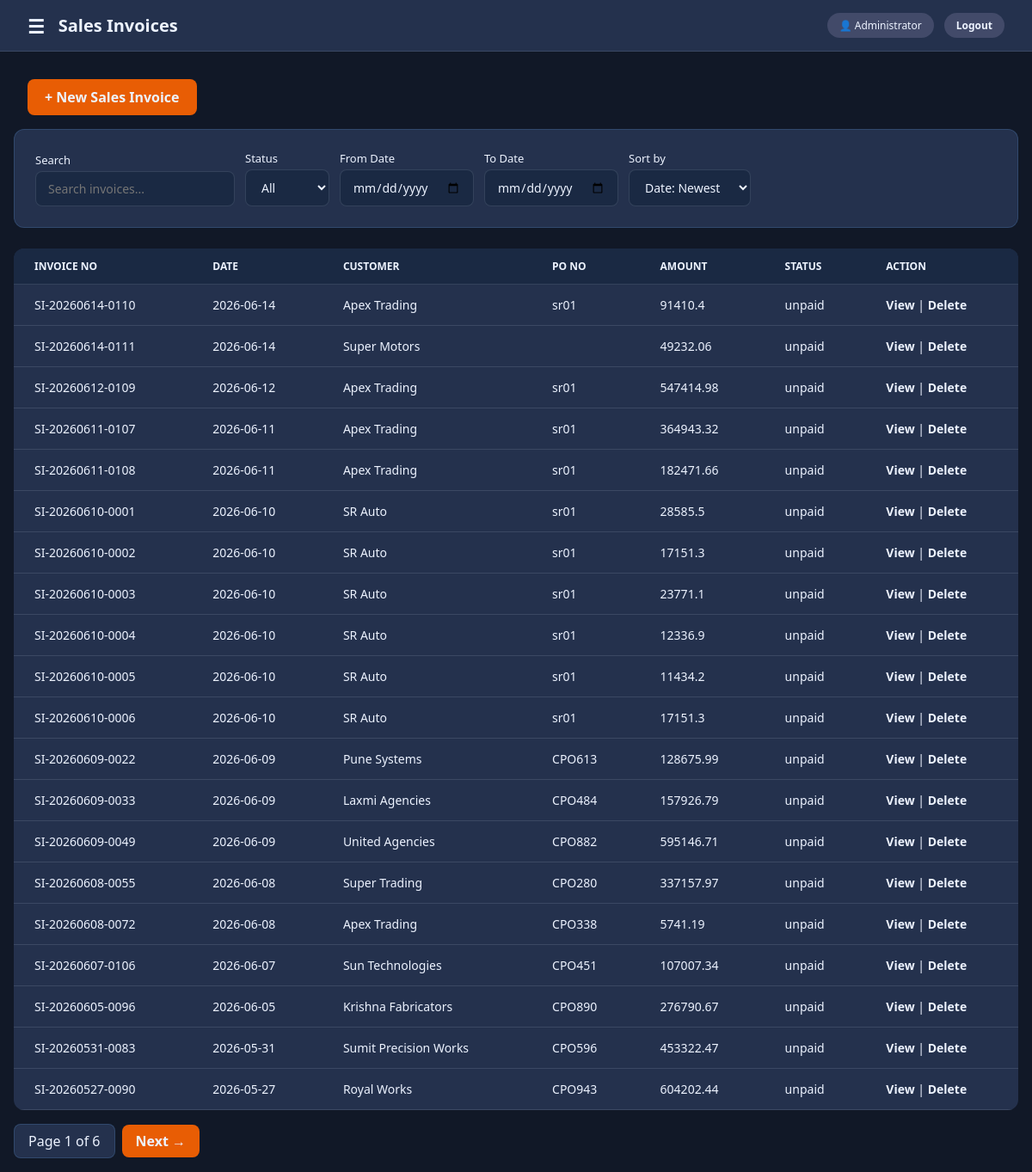
The page /sales-invoices (signed in) on the database its author committed.
### tables this page shows
CREATE TABLE sales_invoices (
        id INTEGER PRIMARY KEY AUTOINCREMENT,
        invoice_no TEXT NOT NULL UNIQUE,
        invoice_date DATE NOT NULL,
        customer_id INTEGER NOT NULL,
        transporter_id INTEGER,
        po_no TEXT,
        po_date DATE,
        cr_days INTEGER DEFAULT 0,
        due_date DATE,
        remarks TEXT,
        status TEXT DEFAULT 'unpaid',
        total_amount REAL DEFAULT 0,
        created_at DATETIME DEFAULT CURRENT_TIMESTAMP,
        FOREIGN KEY (customer_id) REFERENCES customers(id),
        FOREIGN KEY (transporter_id) REFERENCES transporters(id)
        );

CREATE TABLE customers (
        id INTEGER PRIMARY KEY AUTOINCREMENT,
        name TEXT NOT NULL,
        phone TEXT,
        email TEXT,
        address TEXT,
        city TEXT,
        state TEXT,
        gst_number TEXT,
        created_at DATETIME DEFAULT CURRENT_TIMESTAMP
        );

### modules/sales.py (the view)
@sales.route("/sales-invoices")
def sales_invoices_list():
    page = request.args.get("page",1,type=int)
    search = request.args.get("search", "")
    status_filter = request.args.get("status", "")
    from_date = request.args.get("from_date", "")
    to_date = request.args.get("to_date", "")
    sort_by = request.args.get("sort", "date_desc")
    per_page = 20
    offset = (page-1) * per_page
    conn = get_connection()
    cursor = conn.cursor()
    search_term = "%" + search + "%"
    where = """ WHERE (sales_invoices.invoice_no LIKE ? OR customers.name LIKE ? OR sales_invoices.po_no LIKE ?)"""
    params = [search_term, search_term, search_term]
    if status_filter:
        where += " AND sales_invoices.status = ?"
        params.append(status_filter)
    if from_date:
        where += " AND sales_invoices.invoice_date >= ?"
        params.append(from_date)
    if to_date:
        where += " AND sales_invoices.invoice_date <= ?"
        params.append(to_date)
    sort_options = {
        "date_desc": "sales_invoices.invoice_date DESC",
        "date_asc": "sales_invoices.invoice_date ASC",
        "amount_desc": "sales_invoices.total_amount DESC",
        "amount_asc": "sales_invoices.total_amount ASC"
    }
    order_by = sort_options.get(sort_by, "sales_invoices.invoice_date DESC")
    cursor.execute("""
        SELECT sales_invoices.*,
               customers.name as customer_name
        FROM sales_invoices
        LEFT JOIN customers ON sales_invoices.customer_id = customers.id
    """ + where + " ORDER BY " + order_by + " LIMIT ? OFFSET ?", params + [per_page, offset])
    invoices = cursor.fetchall()
    cursor.execute("""
        SELECT COUNT(*)
        FROM sales_invoices
        LEFT JOIN customers ON sales_invoices.customer_id = customers.id
    """ + where, params)
    total = cursor.fetchone()[0]
    total_pages = (total + per_page - 1) // per_page
    conn.close()
    return render_template("sales/sales_invoices.html", invoices=invoices, page=page, total_pages=total_pages, search=search, status_filter=status_filter, from_date=from_date, to_date=to_date, sort_by=sort_by)

### database.py (called while the page is built)
def get_connection():
    conn = sqlite3.connect(DATABASE)
    conn.row_factory = sqlite3.Row
    return conn

### modules/auth.py (called while the page is built)
def require_system(system_name):
    def check():
        if not session.get("user_id"):
            return redirect(url_for("auth.login", system=system_name, next=request.path))
        if session.get("system") != system_name:
            flash("That section belongs to a different login.", "danger")
            return redirect(url_for("auth.login", system=system_name))
    return check

### modules/delivery.py (called while the page is built, shortened)
@delivery.app_context_processor
def inject_delivery_notifications():
    user_id = session.get("user_id")
    if session.get("system") != "delivery" or not user_id:
        return {"delivery_unread_count": 0}

### modules/projects.py (called while the page is built)
@projects.app_context_processor
def inject_sidebar_projects():
    user_id = session.get("user_id")
    if not user_id:
        return {"sidebar_projects": []}
    conn = get_connection()
    cursor = conn.cursor()
    cursor.execute(
        """SELECT id, name FROM projects
           WHERE (? = 1 OR created_by = ? OR EXISTS (
               SELECT 1 FROM project_user_shares
               WHERE project_user_shares.project_id = projects.id
                 AND project_user_shares.user_id = ?
           ))
           ORDER BY name COLLATE NOCASE, id""",
        (int(session.get("role") == "admin"), user_id, user_id),
    )
    sidebar_projects = cursor.fetchall()
    conn.close()
    return {"sidebar_projects": sidebar_projects}

### templates/sales/sales_invoices.html (shortened to what this page needs)
{% extends "base.html" %}
{% block page_title %}Sales Invoices{% endblock %}
{% block content %}
<a href="/sales-invoices/add" style="background: #e85d04; color: white; padding: 10px 20px; border-radius: 8px; text-decoration: none; font-weight: 600; display: inline-block; margin: 16px;">+ New Sales Invoice</a>
<form method="GET" action="/sales-invoices" style="display:flex; gap:12px; flex-wrap:wrap; align-items:end; margin-bottom:16px;" id="searchForm">
    <div style="display:flex; flex-direction:column; gap:4px;">
        <label style="font-size:13px; color:#6b6b6b;">Search</label>
        <input type="text" name="search" value="{{ search }}" placeholder="Search invoices..." style="padding: 10px 14px;" id="searchBox" autocomplete="off" autofocus>
    </div>
    <div style="display:flex; flex-direction:column; gap:4px;">
        <label style="font-size:13px; color:#6b6b6b;">Status</label>
        <select name="status" onchange="this.form.submit()">
            <option value="">All</option>
        </select>
    </div>
    <div style="display:flex; flex-direction:column; gap:4px;">
        <label style="font-size:13px; color:#6b6b6b;">From Date</label>
        <input type="date" name="from_date" value="{{ from_date }}" onchange="this.form.submit()">
    </div>
    <div style="display:flex; flex-direction:column; gap:4px;">
        <label style="font-size:13px; color:#6b6b6b;">To Date</label>
        <input type="date" name="to_date" value="{{ to_date }}" onchange="this.form.submit()">
    </div>
    <div style="display:flex; flex-direction:column; gap:4px;">
        <label style="font-size:13px; color:#6b6b6b;">Sort by</label>
        <select name="sort" onchange="this.form.submit()">
            <option value="date_desc" {% if sort_by == "date_desc" %}selected{% endif %}>Date: Newest</option>
        </select>
    </div>
</form>
<table>
    <thead>
        <tr>
            <th>Invoice No</th>
            <th>Date</th>
            <th>Customer</th>
            <th>PO No</th>
            <th>Amount</th>
            <th>Status</th>
            <th>Action</th>
        </tr>
    </thead>
    <tbody>
        {% for invoice in invoices %}
        <tr>
            <td>{{ invoice.invoice_no }}</td>
            <td>{{ invoice.invoice_date }}</td>
            <td>{{ invoice.customer_name }}</td>
            <td>{{ invoice.po_no }}</td>
            <td>{{ invoice.total_amount }}</td>
            <td>{{ invoice.status }}</td>
            <td>
                <a href="/sales-invoices/view/{{ invoice.id }}">View</a> |
                <a href="/sales-invoices/delete/{{ invoice.id }}">Delete</a>
            </td>
        </tr>
        {% endfor %}
    </tbody>
</table>
<div style="display: flex; gap: 8px; margin-top: 16px; align-items: center;">
    <span style="padding: 8px 16px; background: white; border-radius: 8px; border: 1px solid #e0ddd8;">
        Page {{ page }} of {{ total_pages }}
    </span>
    {% if page < total_pages %}
    <a href="/sales-invoices?page={{ page + 1 }}&search={{ search }}&status={{ status_filter }}&from_date={{ from_date}}&to_date={{ to_date }}&sort={{ sort_by }}" style="background: #e85d04; color: white; padding: 8px 16px; border-radius: 8px; text-decoration: none;">Next →</a>
    {% endif %}
</div>
{% endblock %}

### templates/base.html (style rules this page uses)
:root { --theme-primary: #3E445C; --theme-secondary: #424A69; --theme-tertiary: #4A628A; --theme-accent: #5890CB; --theme-surface: #f5f3ef; --theme-surface-strong: #edf3fb; --theme-card: #ffffff; --theme-border: rgba(62, 68, 92, 0.15); --theme-text: #1a1a1a; --theme-text-soft: #6b6b6b; --theme-white: #ffffff; --theme-hover: rgba(88, 144, 203, 0.08); }
body[data-theme="dark"] { --theme-primary: #3E445C; --theme-secondary: #424A69; --theme-tertiary: #4A628A; --theme-accent: #5890CB; --theme-surface: #111827; --theme-surface-strong: #1a2943; --theme-card: #24314d; --theme-border: rgba(148, 163, 184, 0.2); --theme-text: #edf3ff; --theme-text-soft: #d7e4ff; --theme-white: #24314d; --theme-hover: rgba(88, 144, 203, 0.18); }
body[data-theme="dark"] .page-title, body[data-theme="dark"] .stat-label, body[data-theme="dark"] .stat-value, body[data-theme="dark"] .accordion-title, body[data-theme="dark"] .accordion-sub, body[data-theme="dark"] .accordion-metric, body[data-theme="dark"] .accordion-chevron, body[data-theme="dark"] .tab-btn, body[data-theme="dark"] .tab-btn:not(.active), body[data-theme="dark"] .user-badge, body[data-theme="dark"] td, body[data-theme="dark"] th, body[data-theme="dark"] label, body[data-theme="dark"] .nav-label, body[data-theme="dark"] .logo-sub { color: #edf3ff !important; }
body[data-theme="dark"] .stat-card, body[data-theme="dark"] .accordion-item, body[data-theme="dark"] .tab-bar, body[data-theme="dark"] form, body[data-theme="dark"] table, body[data-theme="dark"] .sidebar-theme-toggle, body[data-theme="dark"] [style*="background: white"], body[data-theme="dark"] [style*="background: #fff"], body[data-theme="dark"] [style*="background:#fff"], body[data-theme="dark"] [style*="background: #ffffff"] { background: var(--theme-card) !important; border-color: rgba(88, 144, 203, 0.25) !important; color: #edf3ff !important; }
body[data-theme="dark"] a { color: #edf3ff !important; }
* { margin: 0; padding: 0; box-sizing: border-box; font-family: 'segoe UI', sans-serif; }
body { display: flex; background: var(--theme-surface); min-height: 100vh; color: var(--theme-text); }
table { width: 100%; border-collapse: collapse; background: var(--theme-card); border-radius: 12px; overflow: hidden; margin-top: 24px; }
thead th, th { background: var(--theme-surface-strong); padding: 12px 24px; text-align: left; font-size: 12px; font-weight: 600; color: var(--theme-text-soft); text-transform: uppercase; border-bottom: 1px solid var(--theme-border); }
tbody tr, tr { border-bottom: 1px solid var(--theme-border); }
td { padding: 14px 24px; font-size: 14px; color: var(--theme-text); }
form { background: var(--theme-card); padding: 24px; border-radius: 12px; border: 1px solid var(--theme-border); margin-bottom: 24px; display: flex; gap: 12px; flex-wrap: wrap; align-items: flex-end; }
input, select { background: var(--theme-surface-strong); border: 1.5px solid var(--theme-border); border-radius: 8px; padding: 10px 14px; font-size: 14px; outline: none; color: var(--theme-text); }
a { color: var(--theme-tertiary); text-decoration: none; font-weight: 600; }

### rows shown on the page
sales_invoices: invoice_no "SI-20260614-0110", invoice_date "2026-06-14", customer_name "Apex Trading", po_no "sr01", total_amount "91410.4", status "unpaid"
sales_invoices: invoice_no "SI-20260614-0111", invoice_date "2026-06-14", customer_name "Super Motors", total_amount "49232.06", status "unpaid"
sales_invoices: invoice_no "SI-20260612-0109", invoice_date "2026-06-12", customer_name "Apex Trading", po_no "sr01", total_amount "547414.98", status "unpaid"
sales_invoices: invoice_no "SI-20260611-0107", invoice_date "2026-06-11", customer_name "Apex Trading", po_no "sr01", total_amount "364943.32", status "unpaid"
sales_invoices: invoice_no "SI-20260611-0108", invoice_date "2026-06-11", customer_name "Apex Trading", po_no "sr01", total_amount "182471.66", status "unpaid"
sales_invoices: invoice_no "SI-20260610-0001", invoice_date "2026-06-10", customer_name "SR Auto", po_no "sr01", total_amount "28585.5", status "unpaid"
sales_invoices: invoice_no "SI-20260610-0002", invoice_date "2026-06-10", customer_name "SR Auto", po_no "sr01", total_amount "17151.3", status "unpaid"
sales_invoices: invoice_no "SI-20260610-0003", invoice_date "2026-06-10", customer_name "SR Auto", po_no "sr01", total_amount "23771.1", status "unpaid"
sales_invoices: invoice_no "SI-20260610-0004", invoice_date "2026-06-10", customer_name "SR Auto", po_no "sr01", total_amount "12336.9", status "unpaid"
sales_invoices: invoice_no "SI-20260610-0005", invoice_date "2026-06-10", customer_name "SR Auto", po_no "sr01", total_amount "11434.2", status "unpaid"
sales_invoices: invoice_no "SI-20260610-0006", invoice_date "2026-06-10", customer_name "SR Auto", po_no "sr01", total_amount "17151.3", status "unpaid"
sales_invoices: invoice_no "SI-20260609-0022", invoice_date "2026-06-09", customer_name "Pune Systems", po_no "CPO613", total_amount "128675.99", status "unpaid"
sales_invoices: invoice_no "SI-20260609-0033", invoice_date "2026-06-09", customer_name "Laxmi Agencies", po_no "CPO484", total_amount "157926.79", status "unpaid"
sales_invoices: invoice_no "SI-20260609-0049", invoice_date "2026-06-09", customer_name "United Agencies", po_no "CPO882", total_amount "595146.71", status "unpaid"
sales_invoices: invoice_no "SI-20260608-0055", invoice_date "2026-06-08", customer_name "Super Trading", po_no "CPO280", total_amount "337157.97", status "unpaid"
sales_invoices: invoice_no "SI-20260608-0072", invoice_date "2026-06-08", customer_name "Apex Trading", po_no "CPO338", total_amount "5741.19", status "unpaid"
sales_invoices: invoice_no "SI-20260607-0106", invoice_date "2026-06-07", customer_name "Sun Technologies", po_no "CPO451", total_amount "107007.34", status "unpaid"
sales_invoices: invoice_no "SI-20260605-0096", invoice_date "2026-06-05", customer_name "Krishna Fabricators", po_no "CPO890", total_amount "276790.67", status "unpaid"
sales_invoices: invoice_no "SI-20260531-0083", invoice_date "2026-05-31", customer_name "Sumit Precision Works", po_no "CPO596", total_amount "453322.47", status "unpaid"
sales_invoices: invoice_no "SI-20260527-0090", invoice_date "2026-05-27", customer_name "Royal Works", po_no "CPO943", total_amount "604202.44", status "unpaid"

### other values the page prints
{{ session.full_name }} "Administrator"
{{ page }} "1"
{{ total_pages }} "6"
